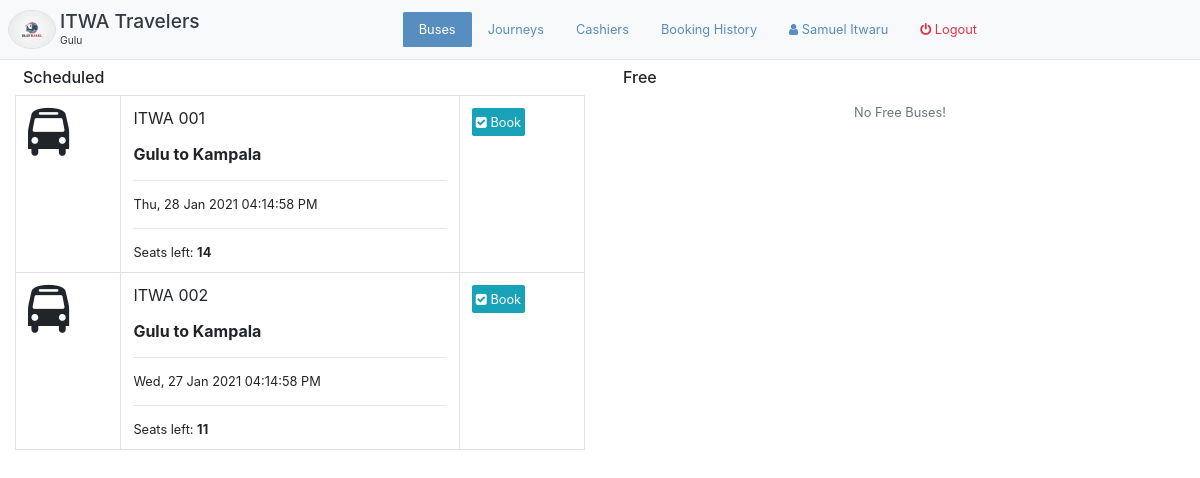
Before: /bus/ (signed in) with the older database file.
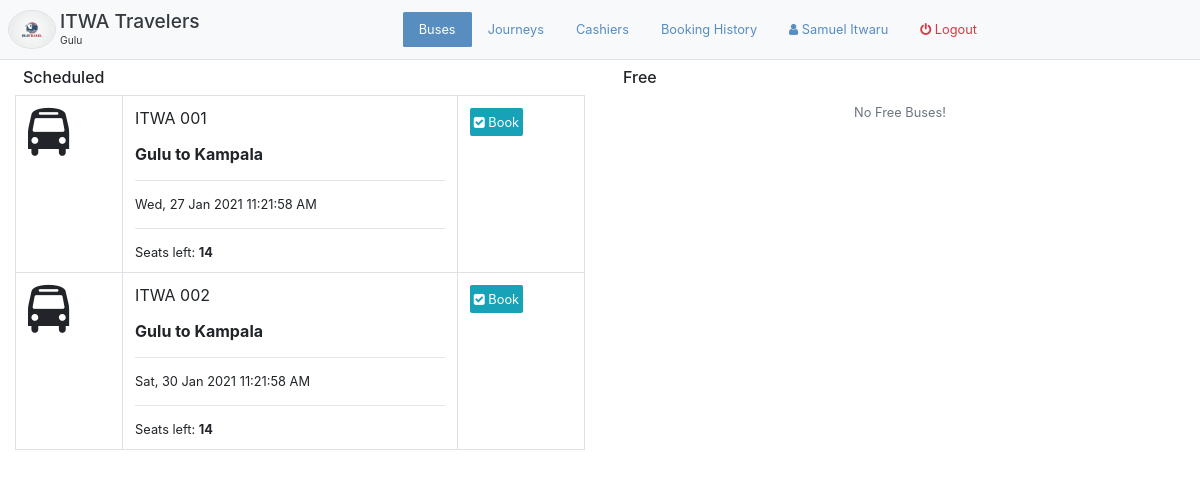
After: the same page with the newer database file.
### app/models/models.py (models this page shows, shortened)
class Bus(db.Model):
    id = db.Column(db.Integer, primary_key=True)
    number = db.Column(db.String(16))
    columns = db.Column(db.Integer)
    rows = db.Column(db.Integer)
    broadcast = db.Column(db.Boolean)
    departure_time = db.Column(db.DateTime)
    schedule_cancelled_reason = db.Column(db.String(1024))
    booking_deadline = db.Column(db.DateTime)
    free_bus_time = db.Column(db.DateTime)
    branch_id = db.Column(db.Integer, db.ForeignKey("branch.id"))
    company_id = db.Column(db.Integer, db.ForeignKey("company.id"))
    status_id = db.Column(db.Integer, db.ForeignKey("status.id"))
    journey_id = db.Column(db.Integer, db.ForeignKey("journey.id"))
    grids = db.relationship("Grid", backref="bus", cascade="delete", lazy="dynamic")
    bookings = db.relationship("Booking", backref="bus")
    payments = db.relationship("Payment", backref="bus")
    def unbooked_seats(self):
        return list(filter(lambda grid:(grid.grid_type==1 and grid.booking_id==None), self.grids))

class Journey(db.Model):
    id = db.Column(db.Integer, primary_key=True)
    from_ = db.Column(db.String(64))
    to = db.Column(db.String(64))
    distance = db.Column(db.Float)
    duration = db.Column(db.Float)
    branch_id = db.Column(db.Integer, db.ForeignKey("branch.id"))
    buses = db.relationship("Bus", backref="journey")
    pickups = db.relationship("Pickup", backref="journey")
    pricings = db.relationship("Pricing", backref="journey")
    payments = db.relationship("Payment", backref="journey")
    def __str__(self):
        return f"{self.from_} to {self.to}"

### app/WEB/views/bus.py (the view)
@bus_bp.route("/", methods=["GET"])
@login_required
@check_branch_journeys
def get_buses():
	branch = get_current_branch()
	company = branch.company
	free_buses = Bus.query.filter_by(company_id=company.id, branch_id=None)
	scheduled_buses = Bus.query.filter_by(branch_id=branch.id)
	return render_template("bus/buses.html", free_buses=free_buses, scheduled_buses=scheduled_buses)

### app/WEB/context_processors.py (called while the page is built)
@app.context_processor
def application():
	return  {
		"HOST": app.config.get("HOST_ADDRESS")
	}

@app.context_processor
def company():
	context = dict()
	if current_user.is_authenticated:
		context["profile"] = current_user.profile
		branch = current_user.profile.branch
		if branch:
			context["branch"] = branch
			context["company"] = branch.company
	return context

### app/WEB/guards.py (called while the page is built)
def check_branch_journeys(func):
	@wraps(func)
	def wrapper(*args, **kwargs):
		branch = get_current_branch()
		if branch:
			journeys = branch.journeys
			if len(journeys):
				for journey in journeys:
					if len(journey.pickups) and len(journey.pricings):
						return func(*args, **kwargs)
					else:
						flash(f"The journey {journey} has not been setup properly.", "warning")
						return func(*args, **kwargs)
			else:
				flash("Setup atleast one journey.", "warning")
				return func(*args, **kwargs)
		else:
			return func(*args, **kwargs)
	return wrapper

### app/WEB/template_filters.py (called while the page is built)
def datetimeformat(value, format='%d-%m-%Y %H:%M'):
	if isinstance(value, datetime):
		return value.strftime(format)

### app/models/models.py (called while the page is built)
    def __str__(self):
        return self.name

    def __str__(self):
        return self.name

### app/templates/bus/buses.html
{% extends 'index/manager-base.html' %}
{% block buses_active %}active{% endblock %}
{% block content %}
	<div class="container-fluid p-0">
		<div class="row m-0">
			<div class="col-md-6">
				<h5 class="p-2 m-0">Scheduled</h5>
			    <table class="table table-responsive-sm border">
			        <tbody>
			            {% for bus in scheduled_buses %}
			                <tr>
			                    <td>
			                    	<span class="fa fa-bus fa-3x"></span>
			                    </td>
			                    <td class="border m-auto">
			                        <p>{{bus.number}}</p>
			                        <strong>{{bus.journey}}</strong>
			                        <hr>
			                        <small>{{bus.departure_time|datetimeformat('%a, %d %b %Y %r')}}</small>
			                        <hr>
                    				<small>Seats left: <strong>{{bus.unbooked_seats()|length}}</strong></small>
			                    </td>
			                    <td>
			                    	<a href="{{ url_for('bus.get_bus', bus_id=bus.id) }}" class='btn btn-info'><span class="fa fa-check-square"></span> Book</a>
			                    </td>
			                </tr>
			            {% else %}
			                <div class="container" align="center">
			                    <p class="display-5 text-muted p-2">No Scheduled Buses!</p>
			                </div>
			            {% endfor %}
			        </tbody>
			    </table>
			</div>
			<div class="col-md-6">
				<h5 class="p-2 m-0">Free</h5>
				<table class="table table-responsive-sm border">
			        <tbody>
			            {% for bus in free_buses %}
			                <tr>
			                    <td>
			                    	<span class="fa fa-bus fa-3x"></span>
			                    </td>
			                    <td class="border m-auto">
			                        <p>{{bus.number}}</p>
                    				<small>Seats: <strong>{{bus.seats()|length}}</strong></small>
			                    </td>
			                    <td><a href="{{ url_for('bus.update_bus_schedule', bus_id=bus.id) }}" class='btn btn-warning'><span class="fa fa-clock-o"></span> Schedule</a></td>
			                </tr>
			            {% else %}
			                <div class="container" align="center">
			                    <p class="display-5 text-muted p-2">No Free Buses!</p>
			                </div>
			            {% endfor %}
			        </tbody>
			    </table>
			</div>
		</div>
	</div>
{% endblock %}

Changed rows visible on the page:
changed Bus "ITWA 001": departure_time "Thu, 28 Jan 2021 04:14:58 PM" → "Wed, 27 Jan 2021 11:21:58 AM"
changed Bus "ITWA 002": departure_time "Wed, 27 Jan 2021 04:14:58 PM" → "Sat, 30 Jan 2021 11:21:58 AM"; unbooked_seats|length "11" → "14"
